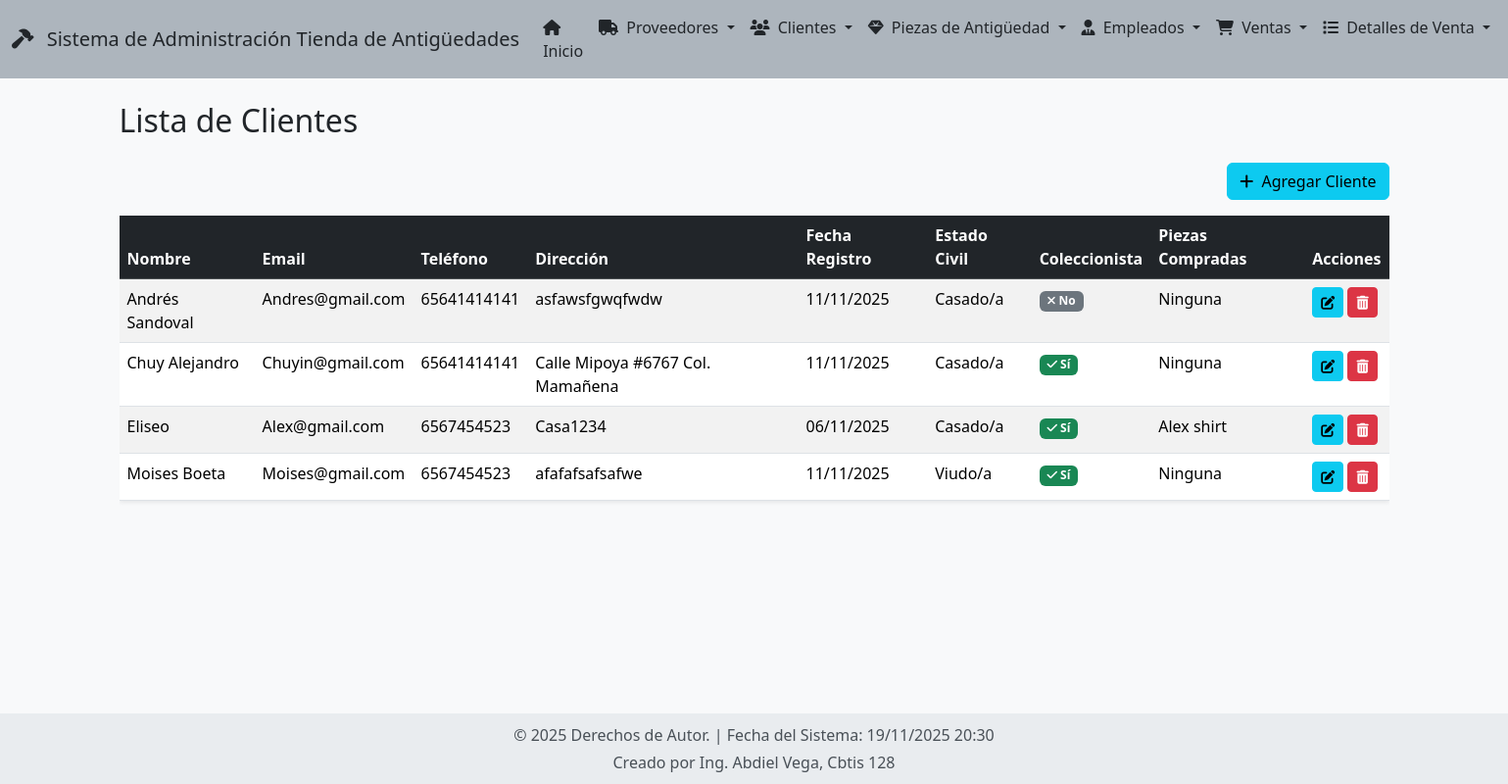
/clientes/, run on the app's committed database.
### app_Antiguedades/models.py (models this page shows, shortened)
class Cliente(models.Model):
    ESTADOS_CIVILES = [
        ('S', 'Soltero/a'),
        ('C', 'Casado/a'),
        ('V', 'Viudo/a'),
        ('D', 'Divorciado/a'),
    ]
    nombre = models.CharField(max_length=100, verbose_name="Nombre completo")
    email = models.EmailField(unique=True, verbose_name="Correo electrónico")
    telefono = models.CharField(max_length=15, verbose_name="Teléfono", blank=True, null=True)
    direccion = models.TextField(verbose_name="Dirección")
    fecha_registro = models.DateField(auto_now_add=True, verbose_name="Fecha de registro")
    estado_civil = models.CharField(max_length=1, choices=ESTADOS_CIVILES, verbose_name="Estado civil")
    es_coleccionista = models.BooleanField(default=False, verbose_name="Es coleccionista")
    proveedores_favoritos = models.ManyToManyField(
        Proveedor,
        through='ClienteProveedor',
        related_name='clientes',
        verbose_name="Proveedores favoritos",
        blank=True
    )
    class Meta:
        verbose_name = "Cliente"
        verbose_name_plural = "Clientes"
        ordering = ['nombre']

class PiezaAntiguedad(models.Model):
    ESTADOS_CONSERVACION = [
        ('E', 'Excelente'),
        ('B', 'Buena'),
        ('R', 'Regular'),
        ('M', 'Mala'),
    ]
    nombre = models.CharField(max_length=200, verbose_name="Nombre de la pieza")
    descripcion = models.TextField(verbose_name="Descripción detallada")
    precio = models.DecimalField(max_digits=12, decimal_places=2, verbose_name="Precio de venta")
    año_fabricacion = models.IntegerField(
        validators=[MinValueValidator(1000), MaxValueValidator(1950)],
        verbose_name="Año de fabricación"
    )
    estado_conservacion = models.CharField(
        max_length=1,
        choices=ESTADOS_CONSERVACION,
        verbose_name="Estado de conservación"
    )
    fecha_ingreso = models.DateField(auto_now_add=True, verbose_name="Fecha de ingreso")
    imagen = models.ImageField(
        upload_to='piezas/',
        verbose_name="Imagen de la Pieza",
        blank=True,
        null=True
    )
    proveedor = models.ForeignKey(
        Proveedor,
        on_delete=models.PROTECT,
        related_name='piezas_proveidas',
        verbose_name="Proveedor"
    )
    comprador = models.ForeignKey(
        Cliente,
        on_delete=models.SET_NULL,
        null=True,
        blank=True,
        related_name='piezas_compradas',
        verbose_name="Comprador"
    )
    fecha_venta = models.DateTimeField(null=True, blank=True, verbose_name="Fecha de venta")
    precio_venta = models.DecimalField(max_digits=12, decimal_places=2, null=True, blank=True, verbose_name="Precio de venta")
    class Meta:
        verbose_name = "Pieza de antigüedad"
        verbose_name_plural = "Piezas de antigüedad"
        ordering = ['-fecha_ingreso']

### app_Antiguedades/views.py (the view)
# urls.py: path('clientes/', views.ver_clientes, name='ver_clientes'),
def ver_clientes(request):
    clientes = Cliente.objects.all()
    return render(request, 'cliente/ver_clientes.html', {'clientes': clientes})

### app_Antiguedades/templates/cliente/ver_clientes.html (shortened to what this page needs)
{% extends "base.html" %}
{% block content %}
<h2 class="mb-4">Lista de Clientes</h2>
<div class="d-flex justify-content-end mb-3">
    <a href="{% url 'agregar_cliente' %}" class="btn btn-info"><i class="fas fa-plus me-1"></i> Agregar Cliente</a>
</div>
{% if clientes %}
<div class="table-responsive">
    <table class="table table-hover table-striped shadow-sm">
        <thead class="table-dark">
            <tr>
                <th>Nombre</th>
                <th>Email</th>
                <th>Teléfono</th>
                <th>Dirección</th>
                <th>Fecha Registro</th>
                <th>Estado Civil</th>
                <th>Coleccionista</th>
                <th>Piezas Compradas</th>
                <th>Acciones</th>
            </tr>
        </thead>
        <tbody>
            {% for c in clientes %}
            <tr>
                <td>{{ c.nombre }}</td>
                <td>{{ c.email }}</td>
                <td>{{ c.telefono|default:"N/A" }}</td>
                <td>{{ c.direccion|truncatechars:50 }}</td>
                <td>{{ c.fecha_registro|date:"d/m/Y" }}</td>
                <td>{{ c.get_estado_civil_display }}</td>
                <td>
                    {% if c.es_coleccionista %}
                        <span class="badge bg-success"><i class="fas fa-check"></i> Sí</span>
                    {% else %}
                        <span class="badge bg-secondary"><i class="fas fa-times"></i> No</span>
                    {% endif %}
                </td>
                <td>
                    {% if c.piezas_compradas.all %}
                        {% for pieza in c.piezas_compradas.all %}
                            {{ pieza.nombre }}{% if not forloop.last %}, {% endif %}
                        {% endfor %}
                    {% else %}
                        Ninguna
                    {% endif %}
                </td>
                <td class="text-nowrap">
                    <a href="{% url 'actualizar_cliente' c.id %}" class="btn btn-sm btn-info" title="Ver/Editar"><i class="fas fa-edit"></i></a>
                    <a href="{% url 'borrar_cliente' c.id %}" class="btn btn-sm btn-danger" title="Borrar"><i class="fas fa-trash-alt"></i></a>
                </td>
            </tr>
            {% endfor %}
        </tbody>
    </table>
</div>
{% else %}
<div class="alert alert-warning" role="alert">
    No hay clientes registrados.
</div>
{% endif %}
{% endblock %}

### app_Antiguedades/templates/base.html (style rules this page uses)
body { background-color: #f8f9fa; min-height: 100vh; display: flex; flex-direction: column; }

### data on the page
Cliente: nombre "Andrés Sandoval", email "Andres@gmail.com", telefono "65641414141", direccion "asfawsfgwqfwdw", fecha_registro "11/11/2025", estado_civil "Casado/a", es_coleccionista False (drawn), shows "Ninguna"
Cliente: nombre "Chuy Alejandro", email "Chuyin@gmail.com", telefono "65641414141", direccion "Calle Mipoya #6767 Col. Mamañena", fecha_registro "11/11/2025", estado_civil "Casado/a", es_coleccionista True (drawn), shows "Ninguna"
Cliente: nombre "Eliseo", email "Alex@gmail.com", telefono "6567454523", direccion "Casa1234", fecha_registro "06/11/2025", estado_civil "Casado/a", es_coleccionista True (drawn)
PiezaAntiguedad: nombre "Alex shirt"
Cliente: nombre "Moises Boeta", email "Moises@gmail.com", telefono "6567454523", direccion "afafafsafsafwe", fecha_registro "11/11/2025", estado_civil "Viudo/a", es_coleccionista True (drawn), shows "Ninguna"
